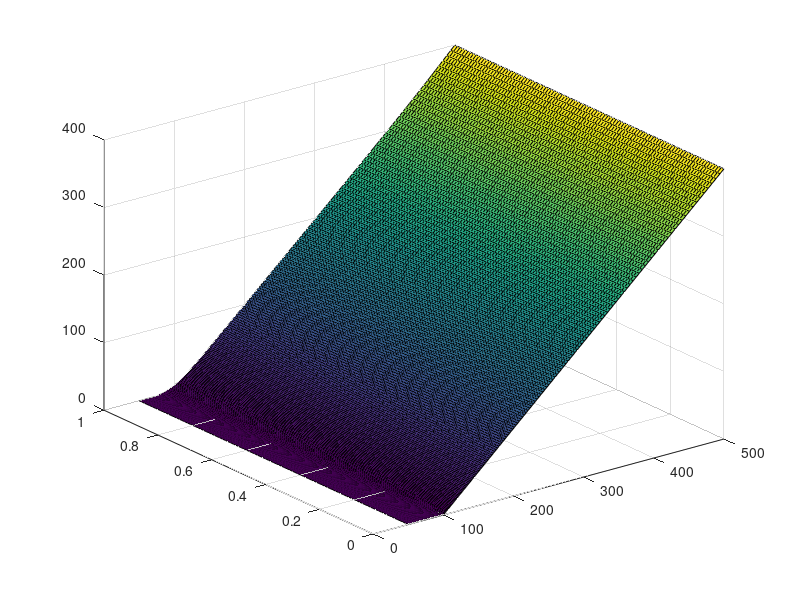

Write the MATLAB code that produced this figure.
clc; clear;

sigma = 0.2;
r = 0.03;
E = 100;
T = 1;


nE = 100;
sz = 2 * nE + 1;
S1 = 0.5 * E; S2 = 5 * E;
x1 = log(S1 / E); x2 = log(S2 / E);
x = linspace(x1, x2, nE + 1);
x_ref = linspace(x1, x2, sz);
dx = (x2 - x1) / nE;

Nt = 100;
t = linspace(0, T, Nt + 1);
dt = T / Nt;

V = zeros(sz, Nt + 1);

%% Initial conditon and boundary

V(:, 1) = ( max(E * exp(x_ref) - E, 0)  )';

V_0 = max(S1 - E, 0);
V_N = max(S2 - E, 0); 

V(1, :) = V_0 * ones(1, Nt + 1);
V(sz, :) = V_N * ones(1, Nt + 1);

%% Matrix

        K = diag(16 * (mod(1:sz, 2) == 0)) + diag(14 * (mod(1:sz, 2) == 1)) + diag(-8 * ones(1, sz - 1), -1) + diag(-8 * ones(1, sz - 1), 1) + diag(mod(1:sz - 2, 2) == 1, -2) + diag(mod(1:sz - 2, 2) == 1, 2);
        K(1, 1) = 7; K(sz, sz) = 7;
        K = K / (-3 * dx);

        M = diag(16 * (mod(1:sz, 2) == 0)) + diag(8 * (mod(1:sz, 2) == 1)) + diag(2 * ones(1, sz - 1), -1) + diag(2 * ones(1, sz - 1), 1) + diag(-(mod(1:sz - 2, 2) == 1), -2) + diag(-(mod(1:sz - 2, 2) == 1), 2);
        M(1, 1) = 4; M(sz, sz) = 4;
        M = dx / 30 * M;

        N = diag(-4 * ones(1, sz - 1), 1) + diag(4 * ones(1, sz - 1), -1) + diag(-(mod(1:sz - 2, 2) == 1), -2) + diag(mod(1:sz - 2, 2) == 1, 2);
        N(1, 1) = -3; N(sz, sz) = 3;
        N = N / 6;
%%  Vectors of boundary condition
     
b_K = zeros(sz - 2, 1);
b_M = zeros(sz - 2, 1);
b_N = zeros(sz - 2, 1);


b_K(1) = K(2, 1) * V_0;
b_K(2) = K(3, 1) * V_0;
b_K(end - 1) = K(end - 2, end) * V_N;
b_K(end) = K(end - 1, end) * V_N;

b_M(1) = M(2, 1) * V_0;
b_M(2) = M(3, 1) * V_0;
b_M(end - 1) = M(end - 2, end) * V_N;
b_M(end) = M(end - 1, end) * V_N;

b_N(1) = N(2, 1) * V_0;
b_N(2) = N(3, 1) * V_0;
b_N(end - 1) = N(end - 2, end) * V_N;
b_N(end) = N(end - 1, end) * V_N;

theta = 0.5;

%% Matrix (continue)
K = K(2:end - 1, 2:end - 1);
M = M(2:end - 1, 2:end - 1);
N = N(2:end - 1, 2:end - 1);

A = 0.5 * sigma^2 * K + (r - 0.5 * sigma^2) * N - r * M;
Q1 = M - dt * theta * A;
Q2 = M + dt * (1 - theta) * A;

%% Boundary conditions (continue)

b = 0.5 * sigma^2 * b_K + (r - 0.5 * sigma^2) * b_N - r * b_M;

for k = 1:Nt
    l = Q2 * V(2:sz - 1, k) + dt * b;
    V(2:sz - 1, k + 1) = Q1 \ l;
end

S = E * exp(x_ref);
[X, Y] = meshgrid(S, t);
surf(X, Y, V');